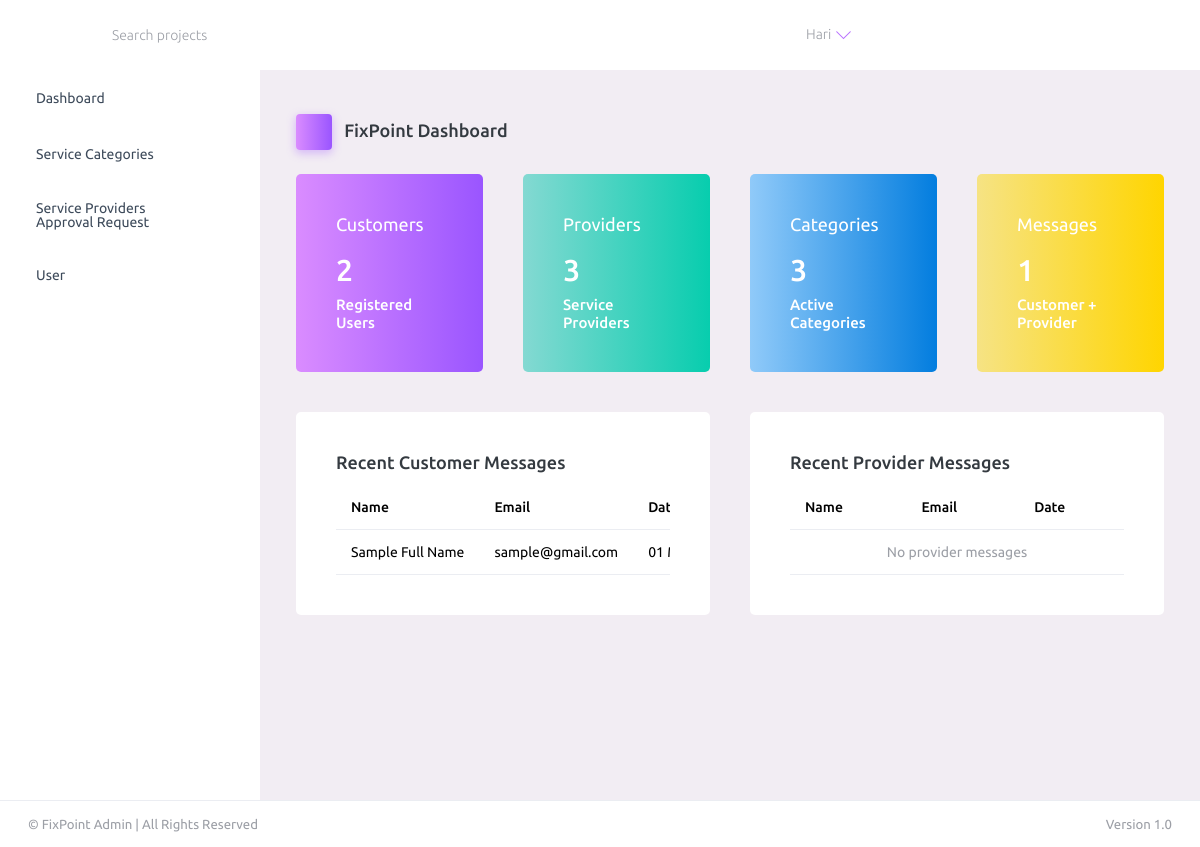
The app's page /FixPointAdmin/ (signed in) with its own data.
### AdminApp/models.py (models this page shows, shortened)
class CustomerContactDb(models.Model):
    user = models.ForeignKey(
        UserDb,
        on_delete=models.CASCADE,
        null=True,
        blank=True
    )
    full_name = models.CharField(max_length=150)
    email = models.EmailField()
    message = models.TextField()
    created_at = models.DateTimeField(auto_now_add=True)

### AdminApp/views.py (the view)
# urls.py: path('',views.dashboard,name="dashboard"),
@admin_required
def dashboard(request):
    total_customers = UserDb.objects.filter(user_role="CUSTOMER").count()
    total_providers = UserDb.objects.filter(user_role="SERVICE_PROVIDER").count()
    total_categories = ServiceCategoryDb.objects.count()
    total_customer_messages = CustomerContactDb.objects.count()
    total_provider_messages = ServiceProviderContactDb.objects.count()
    recent_customer_messages = CustomerContactDb.objects.order_by("-created_at")[:5]
    recent_provider_messages = ServiceProviderContactDb.objects.order_by("-created_at")[:5]
    context = {
        "total_customers": total_customers,
        "total_providers": total_providers,
        "total_categories": total_categories,
        "total_customer_messages": total_customer_messages,
        "total_provider_messages": total_provider_messages,
        "recent_customer_messages": recent_customer_messages,
        "recent_provider_messages": recent_provider_messages,
    }
    return render(request, "dashboard.html", context)

### AdminApp/views.py (called while the page is built)
def admin_required(view_func):
    @wraps(view_func)
    def _wrapped_view(request, *args, **kwargs):
        if not request.user.is_authenticated:
            return redirect("admin_login")
        if not request.user.is_superuser:
            messages.error(request, "Please log in with an admin account.")
            return redirect("admin_login")
        return view_func(request, *args, **kwargs)
    return _wrapped_view

### AdminApp/templates/dashboard.html (shortened to what this page needs)
{% extends 'base.html' %}
{% load static %}
{% block content %}
<div class="content-wrapper">
  <div class="page-header">
    <h3 class="page-title">
      <span class="page-title-icon bg-gradient-primary text-white me-2">
        <i class="mdi mdi-home"></i>
      </span> FixPoint Dashboard
    </h3>
  </div>
  <div class="row">
    <div class="col-md-3 stretch-card grid-margin">
      <div class="card bg-gradient-primary text-white">
        <div class="card-body">
          <h4 class="font-weight-normal mb-3">
            Customers
            <i class="mdi mdi-account mdi-24px float-end"></i>
          </h4>
          <h2 class="mb-2">{{ total_customers }}</h2>
          <h6 class="card-text">Registered Users</h6>
        </div>
      </div>
    </div>
    <div class="col-md-3 stretch-card grid-margin">
      <div class="card bg-gradient-success text-white">
        <div class="card-body">
          <h4 class="font-weight-normal mb-3">
            Providers
            <i class="mdi mdi-account-group mdi-24px float-end"></i>
          </h4>
          <h2 class="mb-2">{{ total_providers }}</h2>
          <h6 class="card-text">Service Providers</h6>
        </div>
      </div>
    </div>
    <div class="col-md-3 stretch-card grid-margin">
      <div class="card bg-gradient-info text-white">
        <div class="card-body">
          <h4 class="font-weight-normal mb-3">
            Categories
            <i class="mdi mdi-wrench mdi-24px float-end"></i>
          </h4>
          <h2 class="mb-2">{{ total_categories }}</h2>
          <h6 class="card-text">Active Categories</h6>
        </div>
      </div>
    </div>
    <div class="col-md-3 stretch-card grid-margin">
      <div class="card bg-gradient-warning text-white">
        <div class="card-body">
          <h4 class="font-weight-normal mb-3">
            Messages
            <i class="mdi mdi-email mdi-24px float-end"></i>
          </h4>
          <h2 class="mb-2">
            {{ total_customer_messages|add:total_provider_messages }}
          </h2>
          <h6 class="card-text">Customer + Provider</h6>
        </div>
      </div>
    </div>
  </div>
  <div class="row">
    <div class="col-md-6 grid-margin stretch-card">
      <div class="card">
        <div class="card-body">
          <h4 class="card-title">Recent Customer Messages</h4>
          <div class="table-responsive">
            <table class="table">
              <thead>
                <tr>
                  <th>Name</th>
                  <th>Email</th>
                  <th>Date</th>
                </tr>
              </thead>
              <tbody>
                {% for msg in recent_customer_messages %}
                <tr>
                  <td>{{ msg.full_name|default:"-" }}</td>
                  <td>{{ msg.email|default:"-" }}</td>
                  <td>{{ msg.created_at|date:"d M Y" }}</td>
                </tr>
                {% endfor %}
              </tbody>
            </table>
          </div>
        </div>
      </div>
    </div>
    <div class="col-md-6 grid-margin stretch-card">
      <div class="card">
        <div class="card-body">
          <h4 class="card-title">Recent Provider Messages</h4>
          <div class="table-responsive">
            <table class="table">
              <thead>
                <tr>
                  <th>Name</th>
                  <th>Email</th>
                  <th>Date</th>
                </tr>
              </thead>
              <tbody>
                {% if not recent_provider_messages %}
                <tr>
                  <td colspan="3" class="text-center text-muted">
                    No provider messages
                  </td>
                </tr>
                {% endif %}
              </tbody>
            </table>
          </div>
        </div>
      </div>
    </div>
  </div>
</div>
{% endblock %}

### AdminApp/templates/base.html (shortened to what this page needs)
<!DOCTYPE html>
{% load static %}
<html lang="en">
<head>
    <link rel="stylesheet" href="{% static 'admin_app_assets/vendors/mdi/css/materialdesignicons.min.css' %}">
    <link rel="stylesheet" href="{% static 'admin_app_assets/vendors/ti-icons/css/themify-icons.css' %}">
    <link rel="stylesheet" href="{% static 'admin_app_assets/vendors/css/vendor.bundle.base.css' %}">
    <link rel="stylesheet" href="{% static 'admin_app_assets/vendors/font-awesome/css/font-awesome.min.css' %}">
    <link rel="stylesheet" href="{% static 'admin_app_assets/vendors/font-awesome/css/font-awesome.min.css' %}">
    <link rel="stylesheet"
        href="{% static 'admin_app_assets/vendors/bootstrap-datepicker/bootstrap-datepicker.min.css' %}">
    <link rel="stylesheet" href="{% static 'admin_app_assets/css/style.css' %}">
</head>
<body>
    <div class="container-scroller">
        <nav class="navbar default-layout-navbar col-lg-12 col-12 p-0 fixed-top d-flex flex-row">
            <div class="navbar-menu-wrapper d-flex align-items-stretch">
                <button class="navbar-toggler navbar-toggler align-self-center" type="button" data-toggle="minimize">
                    <span class="mdi mdi-menu"></span>
                </button>
                <div class="search-field d-none d-md-block">
                    <form class="d-flex align-items-center h-100" action="#">
                        <div class="input-group">
                            <div class="input-group-prepend bg-transparent">
                                <i class="input-group-text border-0 mdi mdi-magnify"></i>
                            </div>
                            <input type="text" class="form-control bg-transparent border-0"
                                placeholder="Search projects">
                        </div>
                    </form>
                </div>
                <ul class="navbar-nav navbar-nav-right">
                    <li class="nav-item d-none d-lg-block full-screen-link">
                        <a class="nav-link">
                            <i class="mdi mdi-fullscreen" id="fullscreen-button"></i>
                        </a>
                    </li>
                    {% if request.user.is_authenticated and request.user.is_superuser %}
                    <li class="nav-item nav-profile dropdown">
                        <a class="nav-link dropdown-toggle" id="profileDropdown" href="#" data-bs-toggle="dropdown"
                            aria-expanded="false">
                            <i class="mdi mdi-account-circle mdi-24px"></i>
                            <span class="ms-2">{{ request.user.username }}</span>
                        </a>
                    </li>
                    {% endif %}
                    <li class="nav-item nav-settings d-none d-lg-block">
                        <a class="nav-link" href="#">
                            <i class="mdi mdi-format-line-spacing"></i>
                        </a>
                    </li>
                </ul>
            </div>
        </nav>
        <div class="container-fluid page-body-wrapper">
            <nav class="sidebar sidebar-offcanvas" id="sidebar">
                <ul class="nav">
                    <li class="nav-item">
                        <a class="nav-link" href="{% url 'dashboard' %}">
                            <span class="menu-title">Dashboard</span>
                            <i class="mdi mdi-home menu-icon"></i>
                        </a>
                    </li>
                    <li class="nav-item">
                        <a class="nav-link" data-bs-toggle="collapse" href="#category-dropdown" aria-expanded="false"
                            aria-controls="ui-basic">
                            <span class="menu-title">Service Categories</span>
                            <i class="menu-arrow"></i>
                            <i class="mdi mdi-account-wrench menu-icon"></i>
                        </a>
                    </li>
                    <li class="nav-item">
                        <a class="nav-link" data-bs-toggle="collapse" href="#provider-dropdown" aria-expanded="false"
                            aria-controls="provider-dropdown">
                            <span class="menu-title">Service Providers Approval Request</span>
                            <i class="menu-arrow"></i>
                            <i class="mdi mdi-account-group menu-icon"></i>
                        </a>
                    </li>
                    <li class="nav-item">
                        <a class="nav-link" data-bs-toggle="collapse" href="#user-dropdown" aria-expanded="false"
                            aria-controls="provider-dropdown">
                            <span class="menu-title">User</span>
                            <i class="menu-arrow"></i>
                            <i class="mdi mdi-account-group menu-icon"></i>
                        </a>
                    </li>
                </ul>
            </nav>
            <div class="main-panel">
                {% block content %}
                {% endblock %}
            </div>
        </div>
        <footer class="footer bg-white border-top py-3">
            <div class="container-fluid d-flex justify-content-between">
                <span class="text-muted">
                    © {{ now|date:"Y" }} FixPoint Admin | All Rights Reserved
                </span>
                <span class="text-muted">
                    Version 1.0
                </span>
            </div>
        </footer>
    </div>
</body>
</html>

### records on screen
CustomerContactDb: full_name "Sample Full Name", email "sample@gmail.com", created_at "01…"

### other values on screen
{{ request.user.username }} "Hari"
{{ total_customers }} "2"
{{ total_providers }} "3"
{{ total_categories }} "3"
{{ total_customer_messages|add:total_provider_messages }} "1"
